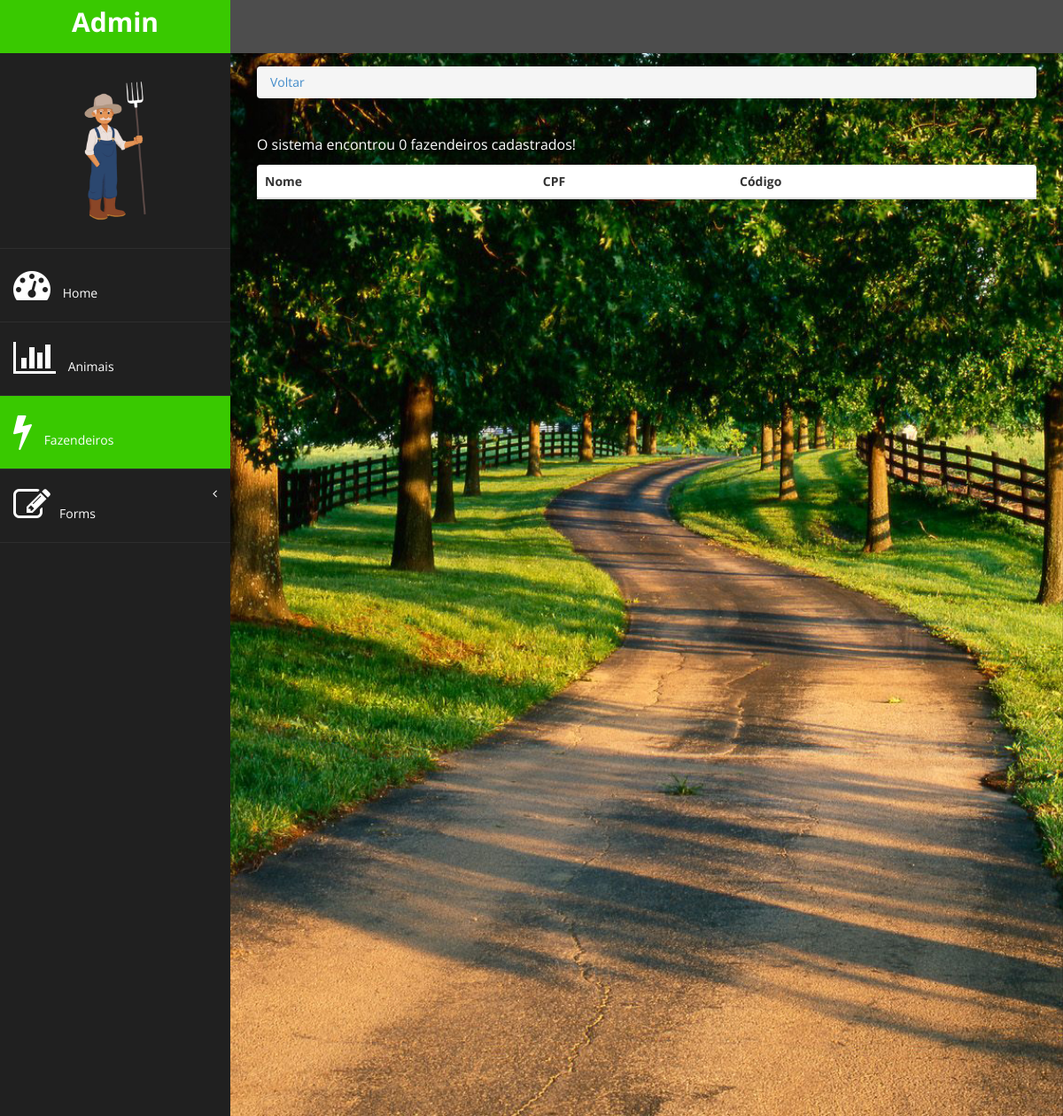
/gestao/fazendeiros/, run on an earlier commit of the app's database.
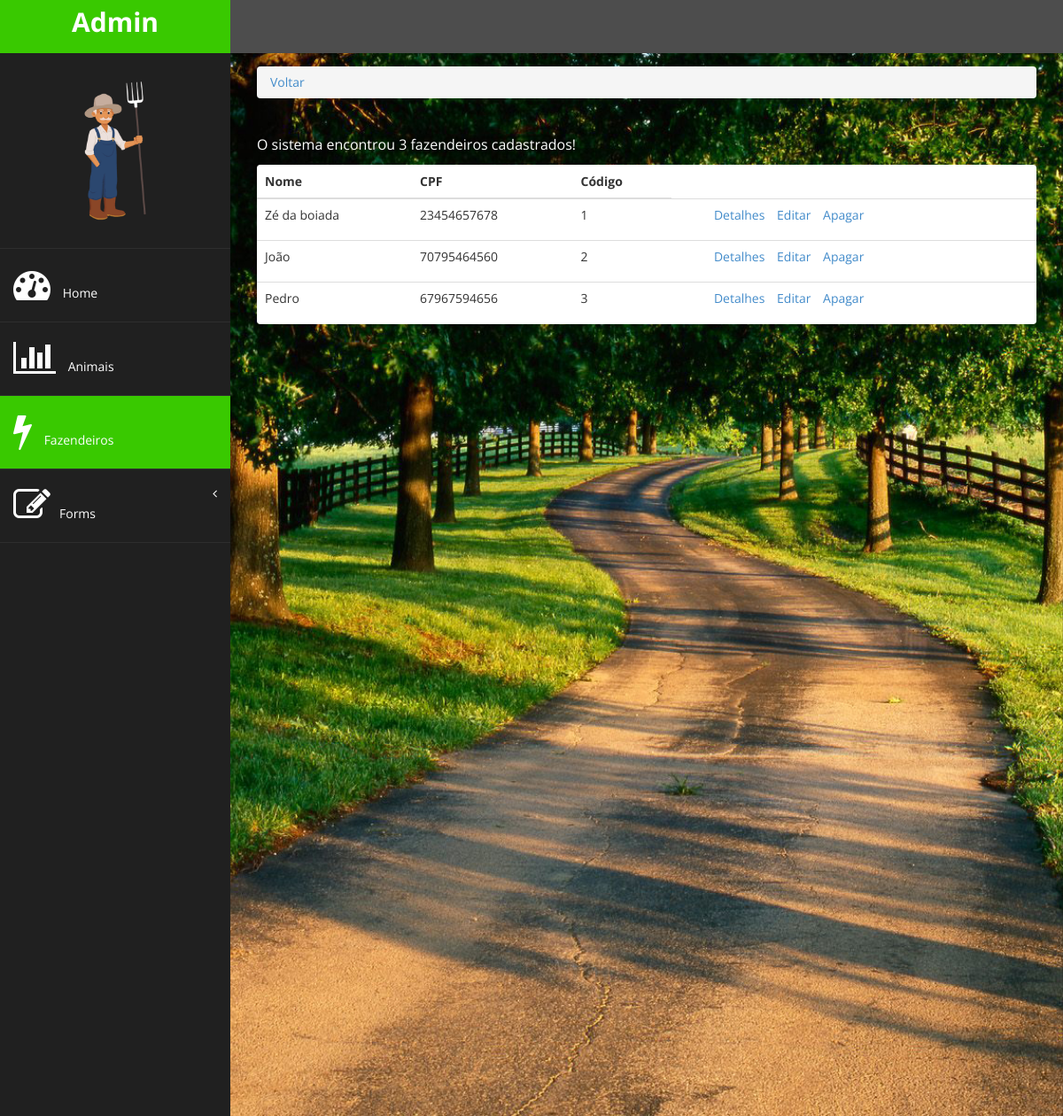
And on a later commit of the database.
### gestao/models.py (models this page shows)
class Fazendeiro(models.Model):
      choices_estado = (
            ('AC','Acre'),
            ('ALA','lagoas'),
            ('AP','Amapá'),
            ('AMA','mazonas'),
            ('BA','Bahia'),
            ('CE','Ceará'),
            ('DF','Distrito Federal'),
            ('ES','Espírito Santo'),
            ('GO','Goiás'),
            ('MA','Maranhão'),
            ('MT','Mato Grosso'),
            ('MS','Mato Grosso do Sul'),
            ('MG','Minas Gerais'),
            ('PA','Pará'),
            ('PB','Paraíba'),
            ('PR','Paraná'),
            ('PE','Pernambuco'),
            ('PI','Piauí'),
            ('RR','Roraima'),
            ('RO','Rondônia'),
            ('RJ','Rio de Janeiro'),
            ('RN','Rio Grande do Norte'),
            ('RS','Rio Grande do Sul'),
            ('SC','Santa Catarina'),
            ('SP','São Paulo'),
            ('SE','Sergipe'),
            ('TO','Tocantins'),
      )
      sexo_choices = (
            ('M','Masculino'),
            ('F','Feminino')
      )
      nome = models.CharField(max_length=20)
      sexo = models.CharField(max_length=1, choices=sexo_choices)
      data_nasc = models.DateField()
      cpf = models.CharField(max_length=11)
      rg = models.CharField(max_length=9)
      funcao = models.CharField(max_length=20)
      peso = models.DecimalField(max_digits=5, decimal_places=2)
      altura = models.DecimalField(max_digits=3, decimal_places=2)
      cidade = models.CharField(max_length=20)
      estado = models.CharField(max_length=2, choices=choices_estado)
      salario = models.DecimalField(max_digits=6, decimal_places=2)

### gestao/views.py (the view)
# urls.py: path('fazendeiros/', views.fazendeiros_list),
def fazendeiros_list(request):
      fazendeiros = Fazendeiro.objects.all()
      return render(request, 'fazendeiro/list.html', {'fazendeiros':fazendeiros})

### gestao/templates/fazendeiro/list.html
{% extends 'base.html' %}
{% block active-fazendeiros %}
active-menu
{% endblock %}
{% block conteudo %}
<div class="row">
      <div class="col-md-12">
            <ol class="breadcrumb">
                  <li><a href="/gestao">Voltar</a></li>
            </ol>
      </div>
</div>
<div class="row">
      <div class="col-md-12">
            <table class="table panel">
                  <thead>
                        <tr>
                              <th>Nome</th>
                              <th>CPF</th>
                              <th>Código</th>
                        </tr>
                  </thead>
                  <tbody>
                        {% for fazendeiro in fazendeiros %}
                        <tr>
                              <td>{{fazendeiro.nome}}</td>
                              <td>{{fazendeiro.cpf}}</td>
                              <td>{{fazendeiro.id}}</td>
                              <td>
                                    <ul id="links">
                                          <a href="/home/fazendeiros/{{fazendeiro.id}}">Detalhes</a>
                                          <a href="/admin/gestao/fazendeiro/{{fazendeiro.id}}/change/">Editar</a>
                                          <a href="/admin/gestao/fazendeiro/{{fazendeiro.id}}/delete/">Apagar</a>
                                    </ul>
                              </td>
                        </tr>
                        {% endfor %}
                  </tbody>
                  <tfoot>
                        <p id="sistema">O sistema encontrou {{fazendeiros | length}} fazendeiros cadastrados!</p>
                  </tfoot>
            </table>
      </div>
</div>
{% endblock %}

What changed in the data, as far as the page shows it:
added Fazendeiro: nome "Zé da boiada", cpf "23454657678", id "1"
added Fazendeiro: nome "João", cpf "70795464560", id "2"
added Fazendeiro: nome "Pedro", cpf "67967594656", id "3"
Also different on the page:
{{ fazendeiros | length }}: "0" → "3"
